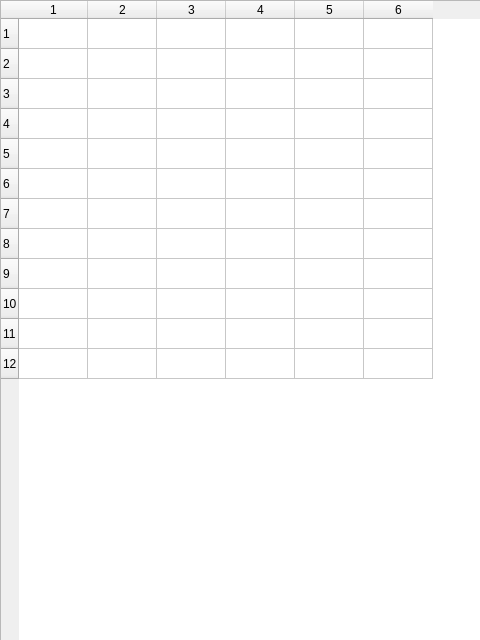
<?xml version="1.0" encoding="UTF-8"?>
<ui version="4.0">
 <class>Dialog</class>
 <widget class="QDialog" name="Dialog">
  <property name="geometry">
   <rect>
    <x>0</x>
    <y>0</y>
    <width>480</width>
    <height>640</height>
   </rect>
  </property>
  <property name="windowTitle">
   <string>Dialog</string>
  </property>
  <widget class="QTableWidget" name="rawdataShowTableWidget">
   <property name="geometry">
    <rect>
     <x>0</x>
     <y>0</y>
     <width>481</width>
     <height>641</height>
    </rect>
   </property>
   <property name="sizePolicy">
    <sizepolicy hsizetype="Expanding" vsizetype="Expanding">
     <horstretch>0</horstretch>
     <verstretch>0</verstretch>
    </sizepolicy>
   </property>
   <property name="rowCount">
    <number>12</number>
   </property>
   <property name="columnCount">
    <number>6</number>
   </property>
   <attribute name="horizontalHeaderDefaultSectionSize">
    <number>69</number>
   </attribute>
   <row/>
   <row/>
   <row/>
   <row/>
   <row/>
   <row/>
   <row/>
   <row/>
   <row/>
   <row/>
   <row/>
   <row/>
   <column/>
   <column/>
   <column/>
   <column/>
   <column/>
   <column/>
  </widget>
 </widget>
 <resources/>
 <connections/>
</ui>
